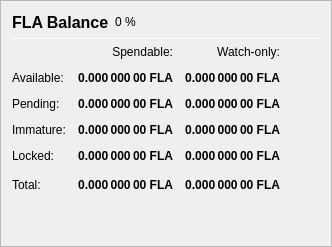
                   <widget class="QFrame" name="frame_Balances">
                    <property name="frameShape">
                     <enum>QFrame::StyledPanel</enum>
                    </property>
                    <property name="frameShadow">
                     <enum>QFrame::Raised</enum>
                    </property>
                    <layout class="QVBoxLayout" name="verticalLayout_4">
                     <item>
                      <layout class="QHBoxLayout" name="horizontalLayout_4">
                       <item>
                        <widget class="QLabel" name="label_5">
                         <property name="minimumSize">
                          <size>
                           <width>0</width>
                           <height>20</height>
                          </size>
                         </property>
                         <property name="font">
                          <font>
                           <pointsize>12</pointsize>
                           <weight>75</weight>
                           <bold>true</bold>
                          </font>
                         </property>
                         <property name="text">
                          <string>FLA Balance</string>
                         </property>
                        </widget>
                       </item>
                       <item>
                        <widget class="QLabel" name="labelFLAPercent">
                         <property name="text">
                          <string notr="true">0 %</string>
                         </property>
                        </widget>
                       </item>
                       <item>
                        <spacer name="horizontalSpacer_3">
                         <property name="orientation">
                          <enum>Qt::Horizontal</enum>
                         </property>
                         <property name="sizeHint" stdset="0">
                          <size>
                           <width>40</width>
                           <height>20</height>
                          </size>
                         </property>
                        </spacer>
                       </item>
                      </layout>
                     </item>
                     <item>
                      <widget class="Line" name="line_Balance">
                       <property name="minimumSize">
                        <size>
                         <width>0</width>
                         <height>1</height>
                        </size>
                       </property>
                       <property name="maximumSize">
                        <size>
                         <width>16777215</width>
                         <height>1</height>
                        </size>
                       </property>
                       <property name="orientation">
                        <enum>Qt::Horizontal</enum>
                       </property>
                      </widget>
                     </item>
                     <item>
                      <layout class="QGridLayout" name="gridLayout">
                       <property name="spacing">
                        <number>12</number>
                       </property>
                       <item row="0" column="1">
                        <widget class="QLabel" name="labelSpendable">
                         <property name="text">
                          <string>Spendable:</string>
                         </property>
                         <property name="alignment">
                          <set>Qt::AlignRight|Qt::AlignTrailing|Qt::AlignVCenter</set>
                         </property>
                        </widget>
                       </item>
                       <item row="0" column="2">
                        <widget class="QLabel" name="labelWatchonly">
                         <property name="text">
                          <string>Watch-only:</string>
                         </property>
                         <property name="alignment">
                          <set>Qt::AlignRight|Qt::AlignTrailing|Qt::AlignVCenter</set>
                         </property>
                        </widget>
                       </item>
                       <item row="1" column="0">
                        <widget class="QLabel" name="labelBalanceText">
                         <property name="text">
                          <string>Available:</string>
                         </property>
                        </widget>
                       </item>
                       <item row="1" column="1">
                        <widget class="QLabel" name="labelBalance">
                         <property name="font">
                          <font>
                           <weight>75</weight>
                           <bold>true</bold>
                          </font>
                         </property>
                         <property name="cursor">
                          <cursorShape>IBeamCursor</cursorShape>
                         </property>
                         <property name="toolTip">
                          <string>Your current spendable balance</string>
                         </property>
                         <property name="text">
                          <string notr="true">0.000 000 00 FLA</string>
                         </property>
                         <property name="alignment">
                          <set>Qt::AlignRight|Qt::AlignTrailing|Qt::AlignVCenter</set>
                         </property>
                         <property name="textInteractionFlags">
                          <set>Qt::LinksAccessibleByMouse|Qt::TextSelectableByKeyboard|Qt::TextSelectableByMouse</set>
                         </property>
                        </widget>
                       </item>
                       <item row="1" column="2">
                        <widget class="QLabel" name="labelWatchAvailable">
                         <property name="font">
                          <font>
                           <weight>75</weight>
                           <bold>true</bold>
                          </font>
                         </property>
                         <property name="cursor">
                          <cursorShape>IBeamCursor</cursorShape>
                         </property>
                         <property name="toolTip">
                          <string>Your current balance in watch-only addresses</string>
                         </property>
                         <property name="text">
                          <string notr="true">0.000 000 00 FLA</string>
                         </property>
                         <property name="alignment">
                          <set>Qt::AlignRight|Qt::AlignTrailing|Qt::AlignVCenter</set>
                         </property>
                         <property name="textInteractionFlags">
                          <set>Qt::LinksAccessibleByMouse|Qt::TextSelectableByKeyboard|Qt::TextSelectableByMouse</set>
                         </property>
                        </widget>
                       </item>
                       <item row="2" column="0">
                        <widget class="QLabel" name="labelPendingText">
                         <property name="text">
                          <string>Pending:</string>
                         </property>
                        </widget>
                       </item>
                       <item row="2" column="1">
                        <widget class="QLabel" name="labelUnconfirmed">
                         <property name="font">
                          <font>
                           <weight>75</weight>
                           <bold>true</bold>
                          </font>
                         </property>
                         <property name="cursor">
                          <cursorShape>IBeamCursor</cursorShape>
                         </property>
                         <property name="toolTip">
                          <string>Total of transactions that have yet to be confirmed, and do not yet count toward the spendable balance</string>
                         </property>
                         <property name="text">
                          <string notr="true">0.000 000 00 FLA</string>
                         </property>
                         <property name="alignment">
                          <set>Qt::AlignRight|Qt::AlignTrailing|Qt::AlignVCenter</set>
                         </property>
                         <property name="textInteractionFlags">
                          <set>Qt::LinksAccessibleByMouse|Qt::TextSelectableByKeyboard|Qt::TextSelectableByMouse</set>
                         </property>
                        </widget>
                       </item>
                       <item row="2" column="2">
                        <widget class="QLabel" name="labelWatchPending">
                         <property name="font">
                          <font>
                           <weight>75</weight>
                           <bold>true</bold>
                          </font>
                         </property>
                         <property name="cursor">
                          <cursorShape>IBeamCursor</cursorShape>
                         </property>
                         <property name="toolTip">
                          <string>Unconfirmed transactions to watch-only addresses</string>
                         </property>
                         <property name="text">
                          <string notr="true">0.000 000 00 FLA</string>
                         </property>
                         <property name="alignment">
                          <set>Qt::AlignRight|Qt::AlignTrailing|Qt::AlignVCenter</set>
                         </property>
                         <property name="textInteractionFlags">
                          <set>Qt::LinksAccessibleByMouse|Qt::TextSelectableByKeyboard|Qt::TextSelectableByMouse</set>
                         </property>
                        </widget>
                       </item>
                       <item row="3" column="0">
                        <widget class="QLabel" name="labelImmatureText">
                         <property name="text">
                          <string>Immature:</string>
                         </property>
                        </widget>
                       </item>
                       <item row="3" column="1">
                        <widget class="QLabel" name="labelImmature">
                         <property name="font">
                          <font>
                           <weight>75</weight>
                           <bold>true</bold>
                          </font>
                         </property>
                         <property name="cursor">
                          <cursorShape>IBeamCursor</cursorShape>
                         </property>
                         <property name="toolTip">
                          <string>Staked or masternode rewards that has not yet matured</string>
                         </property>
                         <property name="text">
                          <string notr="true">0.000 000 00 FLA</string>
                         </property>
                         <property name="alignment">
                          <set>Qt::AlignRight|Qt::AlignTrailing|Qt::AlignVCenter</set>
                         </property>
                         <property name="textInteractionFlags">
                          <set>Qt::LinksAccessibleByMouse|Qt::TextSelectableByKeyboard|Qt::TextSelectableByMouse</set>
                         </property>
                        </widget>
                       </item>
                       <item row="3" column="2">
                        <widget class="QLabel" name="labelWatchImmature">
                         <property name="font">
                          <font>
                           <weight>75</weight>
                           <bold>true</bold>
                          </font>
                         </property>
                         <property name="cursor">
                          <cursorShape>IBeamCursor</cursorShape>
                         </property>
                         <property name="toolTip">
                          <string>Staked or masternode rewards in watch-only addresses that has not yet matured</string>
                         </property>
                         <property name="text">
                          <string notr="true">0.000 000 00 FLA</string>
                         </property>
                         <property name="alignment">
                          <set>Qt::AlignRight|Qt::AlignTrailing|Qt::AlignVCenter</set>
                         </property>
                         <property name="textInteractionFlags">
                          <set>Qt::LinksAccessibleByMouse|Qt::TextSelectableByKeyboard|Qt::TextSelectableByMouse</set>
                         </property>
                        </widget>
                       </item>
                       <item row="4" column="0">
                        <widget class="QLabel" name="labelLockedBalanceText">
                         <property name="toolTip">
                          <string>Locked FLA or Masternode collaterals. These are excluded from zFLA minting.</string>
                         </property>
                         <property name="text">
                          <string>Locked:</string>
                         </property>
                        </widget>
                       </item>
                       <item row="4" column="1">
                        <widget class="QLabel" name="labelLockedBalance">
                         <property name="font">
                          <font>
                           <weight>75</weight>
                           <bold>true</bold>
                          </font>
                         </property>
                         <property name="cursor">
                          <cursorShape>IBeamCursor</cursorShape>
                         </property>
                         <property name="toolTip">
                          <string>Locked FLA or Masternode collaterals. These are excluded from zFLA minting.</string>
                         </property>
                         <property name="text">
                          <string notr="true">0.000 000 00 FLA</string>
                         </property>
                         <property name="alignment">
                          <set>Qt::AlignRight|Qt::AlignTrailing|Qt::AlignVCenter</set>
                         </property>
                         <property name="textInteractionFlags">
                          <set>Qt::LinksAccessibleByMouse|Qt::TextSelectableByKeyboard|Qt::TextSelectableByMouse</set>
                         </property>
                        </widget>
                       </item>
                       <item row="4" column="2">
                        <widget class="QLabel" name="labelWatchLocked">
                         <property name="font">
                          <font>
                           <weight>75</weight>
                           <bold>true</bold>
                          </font>
                         </property>
                         <property name="cursor">
                          <cursorShape>IBeamCursor</cursorShape>
                         </property>
                         <property name="toolTip">
                          <string>Current locked balance in watch-only addresses</string>
                         </property>
                         <property name="text">
                          <string notr="true">0.000 000 00 FLA</string>
                         </property>
                         <property name="alignment">
                          <set>Qt::AlignRight|Qt::AlignTrailing|Qt::AlignVCenter</set>
                         </property>
                         <property name="textInteractionFlags">
                          <set>Qt::LinksAccessibleByMouse|Qt::TextSelectableByKeyboard|Qt::TextSelectableByMouse</set>
                         </property>
                        </widget>
                       </item>
                       <item row="5" column="0">
                        <widget class="QLabel" name="labelTotalText">
                         <property name="toolTip">
                          <string>Your current FLA balance, unconfirmed and immature transactions included</string>
                         </property>
                         <property name="text">
                          <string>Total:</string>
                         </property>
                        </widget>
                       </item>
                       <item row="5" column="1">
                        <widget class="QLabel" name="labelTotal">
                         <property name="font">
                          <font>
                           <weight>75</weight>
                           <bold>true</bold>
                          </font>
                         </property>
                         <property name="cursor">
                          <cursorShape>IBeamCursor</cursorShape>
                         </property>
                         <property name="toolTip">
                          <string>Your current FLA balance, unconfirmed and immature transactions included</string>
                         </property>
                         <property name="text">
                          <string notr="true">0.000 000 00 FLA</string>
                         </property>
                         <property name="alignment">
                          <set>Qt::AlignRight|Qt::AlignTrailing|Qt::AlignVCenter</set>
                         </property>
                         <property name="textInteractionFlags">
                          <set>Qt::LinksAccessibleByMouse|Qt::TextSelectableByKeyboard|Qt::TextSelectableByMouse</set>
                         </property>
                        </widget>
                       </item>
                       <item row="5" column="2">
                        <widget class="QLabel" name="labelWatchTotal">
                         <property name="font">
                          <font>
                           <weight>75</weight>
                           <bold>true</bold>
                          </font>
                         </property>
                         <property name="cursor">
                          <cursorShape>IBeamCursor</cursorShape>
                         </property>
                         <property name="toolTip">
                          <string>Current total balance in watch-only addresses</string>
                         </property>
                         <property name="text">
                          <string notr="true">0.000 000 00 FLA</string>
                         </property>
                         <property name="alignment">
                          <set>Qt::AlignRight|Qt::AlignTrailing|Qt::AlignVCenter</set>
                         </property>
                         <property name="textInteractionFlags">
                          <set>Qt::LinksAccessibleByMouse|Qt::TextSelectableByKeyboard|Qt::TextSelectableByMouse</set>
                         </property>
                        </widget>
                       </item>
                       <item row="5" column="3">
                        <spacer name="horizontalSpacer_9">
                         <property name="orientation">
                          <enum>Qt::Horizontal</enum>
                         </property>
                         <property name="sizeHint" stdset="0">
                          <size>
                           <width>40</width>
                           <height>20</height>
                          </size>
                         </property>
                        </spacer>
                       </item>
                      </layout>
                     </item>
                     <item>
                      <spacer name="verticalSpacer_3">
                       <property name="orientation">
                        <enum>Qt::Vertical</enum>
                       </property>
                       <property name="sizeHint" stdset="0">
                        <size>
                         <width>20</width>
                         <height>40</height>
                        </size>
                       </property>
                      </spacer>
                     </item>
                    </layout>
                   </widget>
